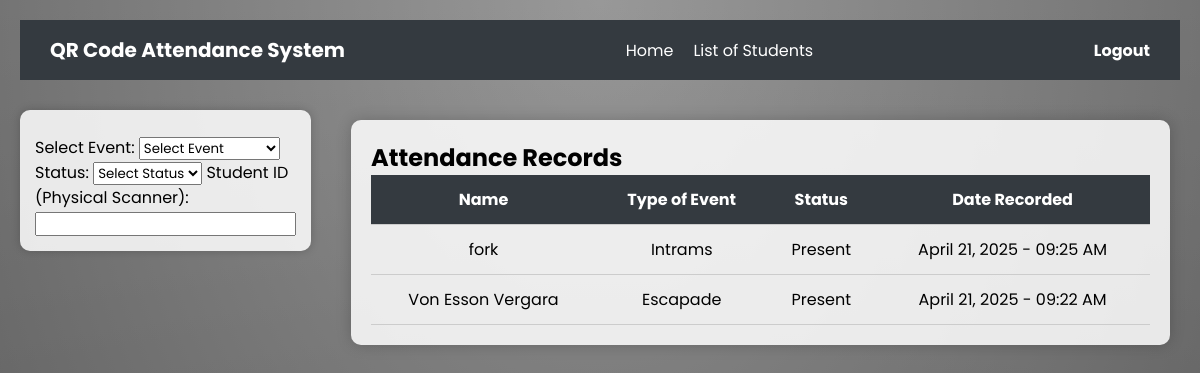
The app's page /admin.php with its own data.
### tables this page shows
CREATE TABLE `attendance` (
  `attendance_id` int(11) NOT NULL,
  `student_id` int(11) DEFAULT NULL,
  `status` varchar(50) DEFAULT NULL,
  `typeofevent` varchar(100) DEFAULT NULL,
  `daterecorded` timestamp NOT NULL DEFAULT current_timestamp()
);

CREATE TABLE `studentaccounts` (
  `student_id` int(11) NOT NULL,
  `name` varchar(255) NOT NULL,
  `course_section` varchar(255) NOT NULL
);

### admin.php (the view, shortened to what this page needs)
<?php
require 'conn.php';
?>
<!DOCTYPE html>
<html lang="en">
<head>
    <link rel="stylesheet" href="admin.css">
</head>
<body>
    <nav class="navbar">
        <a href="#" class="brand">QR Code Attendance System</a>
        <ul class="navbar-menu">
            <li><a href="admin.php">Home</a></li>
            <li><a href="list.php">List of Students</a></li>
        </ul>
        <a href="index.php" class="logout" onclick="return confirm('Do you want to logout?')">Logout</a>
    </nav>
    <div class="flex-container">
        <div class="scanner">
            <form id="attendanceForm" action="record_attendance.php" method="POST">
                <label for="eventSelect">Select Event:</label>
                <select name="typeofevent" id="eventSelect" required>
                    <option value="">Select Event</option>
                </select>
                <label for="status">Status:</label>
                <select name="status" id="status" required>
                    <option value="">Select Status</option>
                </select>
                <label for="student_id">Student ID (Physical Scanner):</label>
                <input type="text" id="student_id" name="student_id">
            </form>
        </div>
        <div class="main">
            <h2>Attendance Records</h2>
            <table>
                <thead>
                    <tr>
                        <th>Name</th>
                        <th>Type of Event</th>
                        <th>Status</th>
                        <th>Date Recorded</th>
                    </tr>
                </thead>
                <tbody>
                    <?php
                    $query = "
                        SELECT sa.name, a.typeofevent, a.status, a.daterecorded
                        FROM attendance a
                        JOIN studentaccounts sa ON a.student_id = sa.student_id
                        ORDER BY a.daterecorded DESC
                    ";
                    $result = mysqli_query($conn, $query);
                    while ($row = mysqli_fetch_assoc($result)) {
                        $formattedDate = date("F j, Y - h:i A", strtotime($row['daterecorded']));
                        echo "<tr>
                            <td>{$row['name']}</td>
                            <td>{$row['typeofevent']}</td>
                            <td>{$row['status']}</td>
                            <td>{$formattedDate}</td>
                        </tr>";
                    }
                    ?>
                </tbody>
            </table>
        </div>
    </div>
</body>
</html>

### admin.css (style rules this page uses)
* { margin: 0; padding: 0; box-sizing: border-box; font-family: 'Poppins', sans-serif; }
body { background: linear-gradient(to bottom, rgba(255,255,255,0.15) 0%, rgba(0,0,0,0.15) 100%), radial-gradient(at top center, rgba(255,255,255,0.40) 0%, rgba(0,0,0,0.40) 120%) #989898; background-blend-mode: multiply, multiply; background-attachment: fixed; background-repeat: no-repeat; background-size: cover; padding: 20px; }
.navbar { background-color: #343a40; padding: 15px 30px; display: flex; align-items: center; justify-content: space-between; color: #fff; }
.navbar .brand { font-size: 20px; font-weight: bold; text-decoration: none; color: #ffffff; }
.navbar-menu { list-style: none; display: flex; gap: 20px; }
.navbar-menu li a { color: #ffffff; text-decoration: none; transition: color 0.3s; }
.logout { color: #ffffff; text-decoration: none; font-weight: bold; }
.main { margin: 10px; background-color: rgba(255, 255, 255, 0.85); padding: 10px; border-radius: 10px; box-shadow: 0 0 15px rgba(0,0,0,0.2); }
table { width: 100%; border-collapse: collapse; text-align: center; }
th, td { padding: 12px; border-bottom: 1px solid #ccc; }
th { background-color: #343a40; color: white; }
.flex-container { display: flex; gap: 30px; margin-top: 30px; align-items: flex-start; }
.scanner { flex: 1; max-width: 300px; background-color: rgba(255, 255, 255, 0.85); padding: 15px; border-radius: 10px; box-shadow: 0 0 10px rgba(0,0,0,0.2); }
.main { flex: 3; background-color: rgba(255, 255, 255, 0.85); padding: 20px; border-radius: 10px; box-shadow: 0 0 15px rgba(0,0,0,0.2); }

### records on screen
attendance: student.name "fork", typeofevent "Intrams", status "Present", daterecorded "April 21, 2025 - 09:25 AM"
attendance: student.name "Von Esson Vergara", typeofevent "Escapade", status "Present", daterecorded "April 21, 2025 - 09:22 AM"
